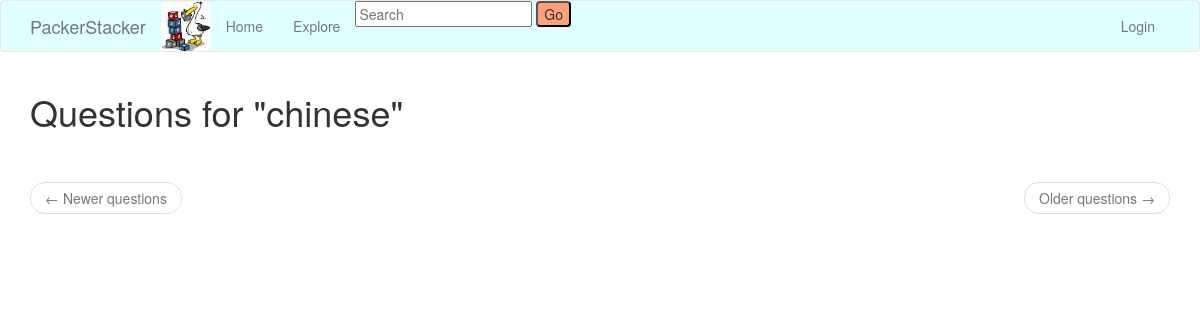
Before: /tag/10 with the older database file.
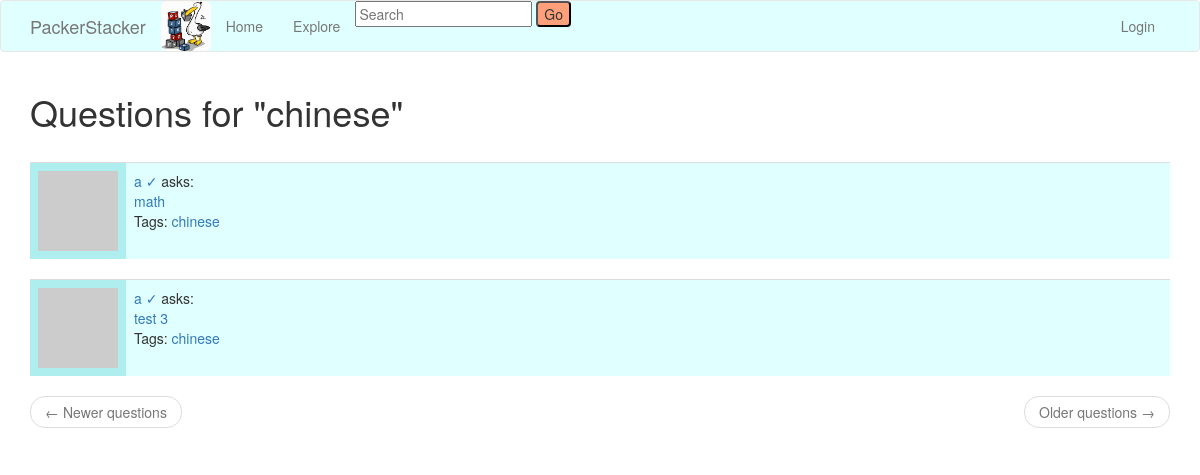
After: the same page with the newer database file.
### app/models.py (models this page shows, shortened)
class Tag(db.Model):
    id = db.Column(db.Integer, primary_key=True)
    name = db.Column(db.String(30), unique=True)
    questions = db.relationship('Question', secondary='question_tag', backref='tags')
    def tag_questions(self):
        questions = Question.query.join(
            question_tag, (question_tag.c.question_id == Question.id)).filter(
                question_tag.c.tag_id == self.id)
        return questions.order_by(Question.timestamp.desc())

class Question(db.Model):
    id = db.Column(db.Integer, primary_key=True)
    body = db.Column(db.String(1000))
    timestamp = db.Column(db.DateTime, index=True, default=datetime.utcnow)
    user_id = db.Column(db.Integer, db.ForeignKey('user.id'))
    replies = db.relationship('Reply', backref='op', lazy='dynamic')

class User(UserMixin, db.Model):
    id = db.Column(db.Integer, primary_key=True)
    username = db.Column(db.String(64), index=True, unique=True)
    email = db.Column(db.String(120), index=True, unique=True)
    password_hash = db.Column(db.String(128))
    questions = db.relationship('Question', backref='author', lazy='dynamic')
    replies = db.relationship('Reply', backref='author', lazy='dynamic')
    about_me = db.Column(db.String(140))
    last_seen = db.Column(db.DateTime, default=datetime.utcnow)
    type = db.Column(db.Boolean())
    def avatar(self, size):
        digest = md5(self.email.lower().encode('utf-8')).hexdigest()
        return 'https://www.gravatar.com/avatar/{}?d=identicon&s={}'.format(digest, size)
    followed = db.relationship(
        'User', secondary=followers,
        primaryjoin=(followers.c.follower_id == id),
        secondaryjoin=(followers.c.followed_id == id),
        backref=db.backref('followers', lazy='dynamic'), lazy='dynamic')

### app/routes.py (the view)
@app.route('/tag/<id>')
def tag_page(id):
    tag = Tag.query.filter_by(id=id).first_or_404()
    page = request.args.get('page', 1, type=int)
    questions = tag.tag_questions().paginate(
        page=page, per_page=app.config['QUESTIONS_PER_PAGE'], error_out=False)
    next_url = url_for('tag/<id>', tag=tag.id, page=questions.next_num) \
        if questions.has_next else None
    prev_url = url_for('tag/<id>', tag=tag.id, page=questions.prev_num) \
        if questions.has_prev else None
    form = EmptyForm()
    return render_template('tag_page.html', tag=tag.name, questions=questions.items,
                           next_url=next_url, prev_url=prev_url, form=form)

### app/forms.py
class EmptyForm(FlaskForm):
    submit = SubmitField('Submit')

### app/routes.py (called while the page is built)
@app.before_request
def before_request():
    if current_user.is_authenticated:
        current_user.last_seen = datetime.utcnow()
        db.session.commit()

### app/templates/tag_page.html
{% extends "base.html" %}
{% import 'bootstrap/wtf.html' as wtf %}
{% block app_content %}
    <h1>Questions for "{{ tag }}" </h1>
    <br>
    {% for question in questions %}
        {% include '_question.html' %}
    {% endfor %}
    <nav aria-label="...">
        <ul class="pager">
            <li class="previous{% if not prev_url %} disabled{% endif %}">
                <a href="{{ prev_url or '#' }}">
                    <span aria-hidden="true">&larr;</span> Newer questions
                </a>
            </li>
            <li class="next{% if not next_url %} disabled{% endif %}">
                <a href="{{ next_url or '#' }}">
                    Older questions <span aria-hidden="true">&rarr;</span>
                </a>
            </li>
        </ul>
    </nav>
{% endblock %}

### app/templates/_question.html
<table class="table table-hover" style="background-color:PaleTurquoise">
      <tr>
          <td width="70px">
                  <img src="{{ question.author.avatar(70) }}" />
          </td>
          <td style="width:100%; background-color:lightCyan">
              <a href="{{ url_for('user', username=question.author.username) }}">
                  {{ question.author.username }} {%if question.author.type %} &#x2713 {%endif%}
              </a>
              asks:
              <br>
              <a style="text-decoration: none" href="{{ url_for('question_page', id=question.id) }}">
                {{ question.body }}
              </a>
              <br>
              <p>Tags: {% for tag in question.tags %}
                <a href="{{ url_for('tag_page', id=tag.id) }}">
                  {{ tag.name }}{% if not loop.last %}, {% endif %}{% endfor %}
                </a>
                </p>
          </td>
      </tr>
</table>

Changed rows visible on the page:
added Question: author.username "a", body "math", Tag (name "chinese")
added Question: author.username "a", body "test 3", Tag (name "chinese")
